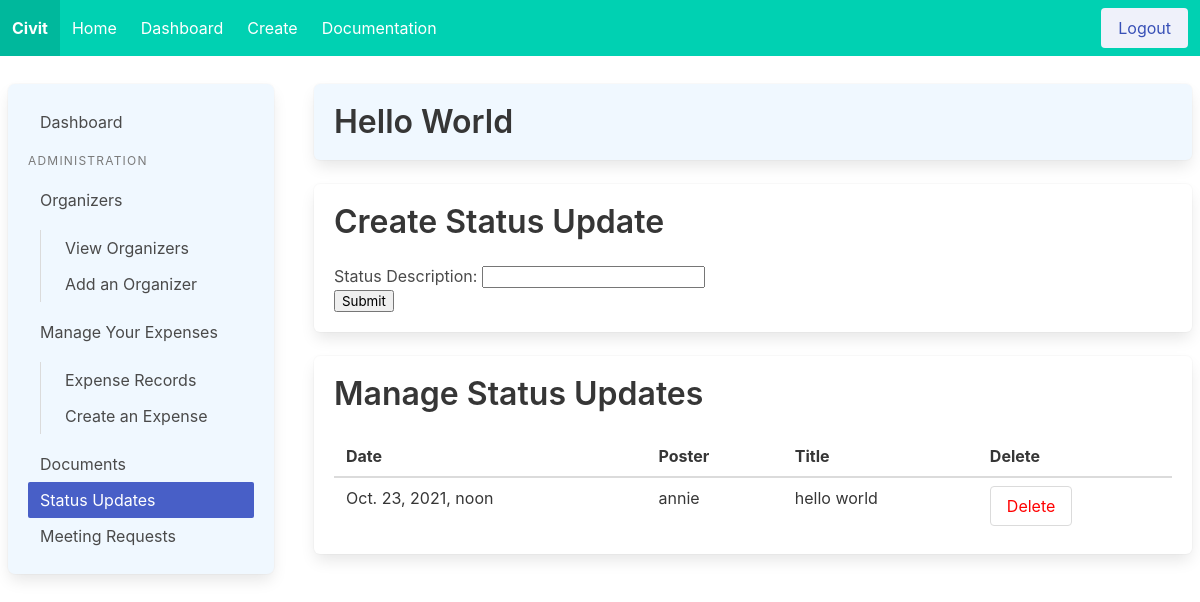
The app's page /initiative/1/statuspanel (signed in) with its own data.
### initz/models.py (models this page shows, shortened)
class Initiative(models.Model):
    primary_organizer = models.ForeignKey(User, related_name='primary_organizer', on_delete=models.CASCADE)
    title = models.CharField(max_length=200)
    problem_statement = models.TextField()
    people_impact = models.TextField()
    legislative_scope = models.TextField()
    date_created = models.DateTimeField(auto_now_add=True, editable=False)
    type = models.CharField(max_length=25)
    supporters = models.ManyToManyField(User, related_name='supporters')
    donors = models.ManyToManyField(User, related_name='donors')
    sponsors = models.ManyToManyField(User, related_name='sponsors')
    organizers = models.ManyToManyField(User, related_name='organizers')
    def getStatusUpdates(self):
        statusUpdates = StatusUpdate.objects.filter(initiative=self.pk)
        return statusUpdates

class StatusUpdate(models.Model):
    initiative = models.ForeignKey(Initiative, on_delete=models.CASCADE)
    poster = models.ForeignKey(User, on_delete=models.CASCADE)
    date_created = models.DateTimeField(auto_now_add=True, editable=False)
    text_content = models.TextField()

### accounts/models.py (models this page shows)
class User(AbstractUser):
    bio = models.TextField(max_length=500, blank=True)
    profile_picture = models.URLField(blank=True, null=True)

### initz/views.py (the view, shortened to what this page needs)
# urls.py: path('<pk>/statuspanel', views.status_panel, name='statuspanel'),
@login_required
def status_panel(request, pk):
    initiative = Initiative.objects.get(pk=pk)
    if request.method == 'GET':
        return render(request, 'controlpanel/viewstatus.html', {'initiative': initiative, 'form': StatusUpdateForm})

### templates/controlpanel/viewstatus.html (shortened to what this page needs)
{% extends 'controlpanel/panelhome.html' %}
{% block panel %}
    <div class="box" style="border-radius: 7px; background-color: aliceblue">
        <aside class="menu">
          <ul class="menu-list">
            <li><a>Dashboard</a></li>
          </ul>
          <p class="menu-label">
            Administration
          </p>
          <ul class="menu-list">
            <li>
              <a href="{% url 'manageorganizers' initiative.pk %}">Organizers</a>
              <ul>
                <li><a>View Organizers</a></li>
                <li><a>Add an Organizer</a></li>
              </ul>
            </li>
            <li>
              <a>Manage Your Expenses</a>
              <ul>
                <li><a >Expense Records</a></li>
                <li><a href="{% url 'create_expense' initiative.pk %}">Create an Expense</a></li>
              </ul>
            </li>
            <li><a href="{% url 'docspanel' initiative.pk %}">Documents</a></li>
            <li><a class="is-active" href="{% url 'statuspanel' initiative.pk %}">Status Updates</a></li>
            <li><a href="{% url 'meetingreqspanel' initiative.pk %}">Meeting Requests</a></li>
          </ul>
        </aside>
    </div>
{% endblock %}
{% block body %}
    <div>
        <div class="box" style="background-color: aliceblue">
            <h1 class="title">{{ initiative.title }}</h1>
        </div>
        <div class="box">
            <h1 class="title">Create Status Update</h1>
            <form method="post">
                {{ form.as_p }}
                <input type="submit" value="Submit">
            </form>
        </div>
        <div class="box">
            <h1 class="title">Manage Status Updates</h1>
            <table class="table is-fullwidth">
                <thead>
                    <tr>
                        <th>Date</th>
                        <th>Poster</th>
                        <th>Title</th>
                        <th>Delete</th>
                    </tr>
                </thead>
                {% for status in initiative.getStatusUpdates %}
                <tbody>
                    <tr>
                        <td>{{ status.date_created }}</td>
                        <td>{{ status.poster }}</td>
                        <td>{{ status.text_content }}</td>
                        {% if user.is_authenticated %}
                        <td><a class="button" href="{% url 'delete_status' initiative.pk status.pk %}" style="color:red">Delete</a></td>
                        {% endif %}
                    </tr>
                </tbody>
                {% endfor %}
            </table>
        </div>
    </div>
{% endblock %}

### records on screen
Initiative: title "Hello World"
StatusUpdate: date_created "Oct. 23, 2021, noon", poster "annie", text_content "hello world"
